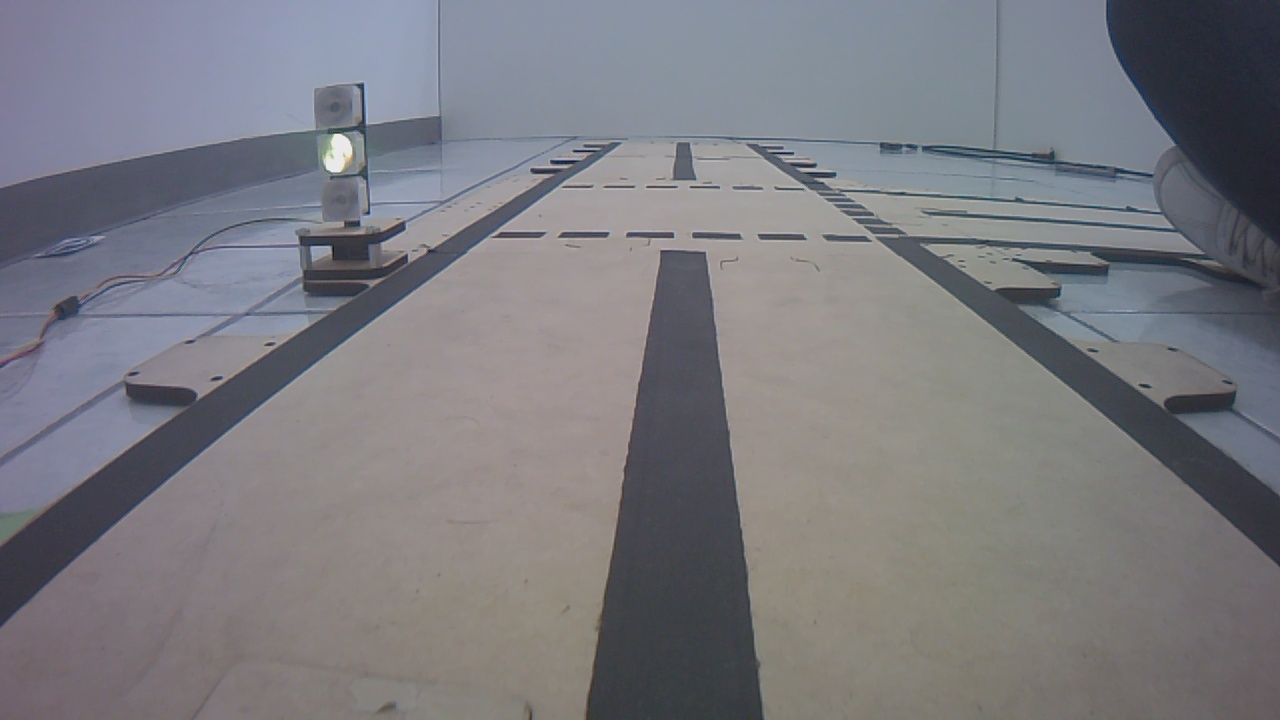
#> input picture Actividades/Batch_semaforo/Amarillo/Semaforo_164.jpg, 1280 x 720 px, found by its file name
$ python tracker1.py
#> lines starting #> are read from the running program, lines starting #| are printed output that depends on the picture; after the words box and inside, x2 and y2 are one past the last pixel; in counts of white or black regions, pixels touching at a corner belong together
from djitellopy import Tello
import cv2
import numpy as np

#HSV initial values, remember its a cilinder scale
#HSV es util para el machine vision por la escala y comportamiento
#H -> 180 = 360°
#S -> 255 = max
#V -> 255 = max

#Para la busqueda de colores lo mejor para usar son los rangos ya que varian mucho
#en los colores

#H_min , H_max = 0 , 180
#S_min , S_max = 0 , 255
#V_min , V_max = 0 , 255

#Conectar al dron: 'TELLO-F100BB'
#drone = Tello() #General el objeto
#drone.connect()

H_min , H_max = 0 , 255
S_min , S_max = 0 , 255
V_min , V_max = 0 , 255

init_Hmin , init_Hmax = 0 , 255
init_Smin , init_Smax = 0 , 255
init_Vmin , init_Vmax = 0 , 255
area_min = 50

#TrackBars Window
cv2.namedWindow('TrackBars')
cv2.resizeWindow('TrackBars' , 500 , 500)

def trackbar_cb(): pass

initial_speed = 20
speed = 0
cv2.createTrackbar('Speed' , 'TrackBars' , 0 , 100 , trackbar_cb) #Crear trackbar
cv2.createTrackbar('H_min' , 'TrackBars' , 0 , 180 , trackbar_cb)
cv2.createTrackbar('H_max' , 'TrackBars' , 0 , 180 , trackbar_cb)
cv2.createTrackbar('S_min' , 'TrackBars' , 0 , 255 , trackbar_cb)
cv2.createTrackbar('S_max' , 'TrackBars' , 0 , 255 , trackbar_cb)
cv2.createTrackbar('V_min' , 'TrackBars' , 0 , 255 , trackbar_cb)
cv2.createTrackbar('V_max' , 'TrackBars' , 0 , 255 , trackbar_cb)

cv2.setTrackbarPos('H_min' , 'TrackBars' , init_Hmin)
cv2.setTrackbarPos('H_max' , 'TrackBars' , init_Hmax)
cv2.setTrackbarPos('S_min' , 'TrackBars' , init_Smin)
cv2.setTrackbarPos('S_max' , 'TrackBars' , init_Smax)
cv2.setTrackbarPos('V_min' , 'TrackBars' , init_Vmin)
cv2.setTrackbarPos('V_max' , 'TrackBars' , init_Vmax)
cv2.setTrackbarPos('Speed' , 'TrackBars' , initial_speed)

def getContours(img ,img_tracking):
    #Con esta funcion obtenemos el contorno del objeto, la posicion del centro y el area
    global cx , cy , area
    contours , hierarchy = cv2.findContours (img , cv2.RETR_EXTERNAL , cv2.CHAIN_APPROX_SIMPLE)
    for cnt in contours:
        area = cv2.contourArea(cnt) #Encontramos el area
        print(area)
        if area > area_min:
            #En base a la imagen aproximamos la posicion del centro
            per = cv2.arcLength(cnt , True)
            aprox = cv2.approxPolyDP(cnt , 0.02* per , True)
            x , y , w ,h = cv2.boundingRect(aprox)
            cx = int(x + w/2) #Vertical del objeto
            cy = int(y + h/2) #Horizontal del centro

            #mostar informacion
            cv2.drawContours(img_tracking , cnt , -1 , (255 , 0 , 255) , 2)
            cv2.putText(img_tracking, 'cx', (20, 50), cv2.FONT_HERSHEY_TRIPLEX, 1, (0, 255, 0),3)
            cv2.putText(img_tracking, str(cx), (80, 50), cv2.FONT_HERSHEY_TRIPLEX, 1, (0, 255, 0),3)
            cv2.putText(img_tracking, 'cy', (20, 100), cv2.FONT_HERSHEY_TRIPLEX, 1, (0, 255, 0),3)
            cv2.putText(img_tracking, str(cy), (80, 100), cv2.FONT_HERSHEY_TRIPLEX, 1, (0, 255, 0),3)
            cv2.putText(img_tracking, 'Area', (20, 150), cv2.FONT_HERSHEY_TRIPLEX, 1, (0, 255, 0),3)
            cv2.putText(img_tracking, str(area), (80, 150), cv2.FONT_HERSHEY_TRIPLEX, 1, (0, 255, 0),3)

			#Control de movimiento
            print("Pos X: %i Pos Y: %i" % (cx ,cy))
        else:
            print("Objeto pequeño o parametros erroneos")

			#Trazar una linea media


def main():
    #Inicia su recorrido con la bandera y un despegue
    print("Main Program")
    #drone.takeoff()
    flag = False
    while True:
        #Dentro del ciclo enviamos informacion al dron respecto a sus movimientos y obtenemos los frames
        #drone.send_rc_control(drone.left_right_velocity, drone.for_back_velocity, drone.up_down_velocity, drone.yaw_velocity)
        #ret, img = capture.read()
        img = cv2.imread('/home/alexcarri/catkin_ws/src/actividades/Mod4/Amarillo/Semaforo_164.jpg')
#> img is the input picture: shape (720, 1280, 3); mean B, G, R 127.5, 122, 122.3
        #frame_read = drone.get_frame_read()
        #img = frame_read.frame
        img = cv2.resize(img ,(500 , 500))
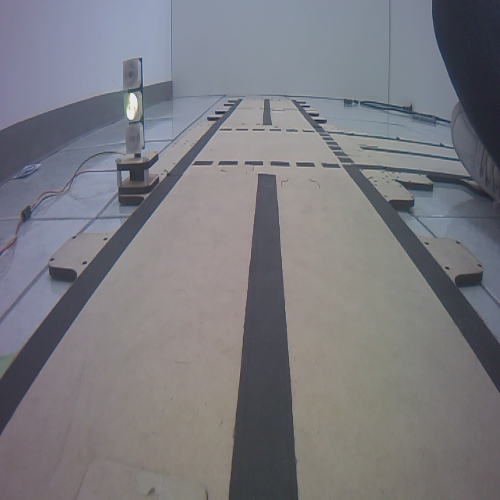
#> img: shape (500, 500, 3); mean B, G, R 127.4, 122, 122.2
        #Girar la imagen
        #img = cv2.flip(img , 1)#flip horizontal
        img_tracking = img.copy()

        #Cambiar escala de colores
        hsv_img = cv2.cvtColor(img , cv2.COLOR_BGR2HSV)
#> hsv_img: shape (500, 500, 3); mean H, S, V 83.3, 30, 132

        #Trackbars del filtro HSV
        H_min = cv2.getTrackbarPos('H_min' , 'TrackBars')
        H_max = cv2.getTrackbarPos('H_max' , 'TrackBars')
        S_min = cv2.getTrackbarPos('S_min' , 'TrackBars')
        S_max = cv2.getTrackbarPos('S_max' , 'TrackBars')
        V_min = cv2.getTrackbarPos('V_min' , 'TrackBars')
        V_max = cv2.getTrackbarPos('V_max' , 'TrackBars')

        hsv_min = np.array([H_min , S_min , V_min])
        hsv_max = np.array([H_max , S_max , V_max])

        hsv_min1 = np.array([0 , 0 , 192])
        hsv_max1 = np.array([180 , 255 , 255])

        inverse = cv2.bitwise_not(hsv_img)
#> inverse: shape (500, 500, 3); mean H, S, V 171.7, 225, 123

        mask = cv2.inRange(inverse , hsv_min , hsv_max)
#> mask: shape (500, 500); every value is 255
        contours , _ = cv2.findContours (mask , cv2.RETR_EXTERNAL , cv2.CHAIN_APPROX_SIMPLE)
#> contours = [[[0, 0], [0, 499], [499, 499], [499, 0]]]
        cv2.drawContours(img , contours , -1 , (0 , 255 , 0) , 2)
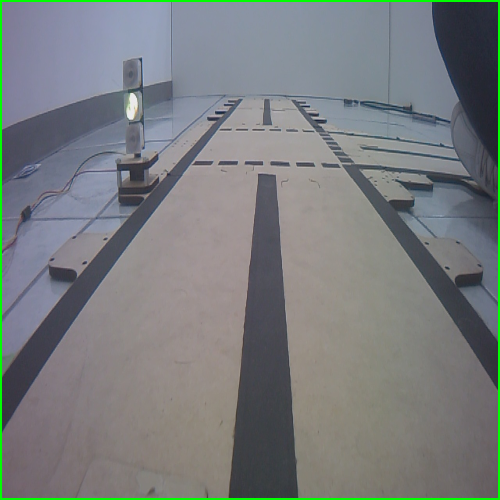
#> img: shape (500, 500, 3); 1.59% of pixels changed, all inside (x1, y1, x2, y2) = (0, 0, 500, 500)

        mask1 = cv2.inRange(hsv_img , hsv_min1 , hsv_max1)
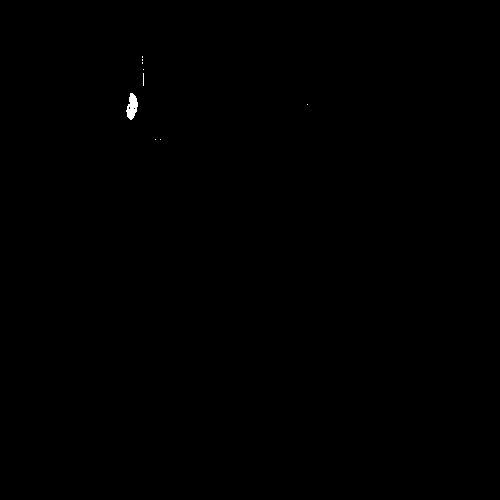
#> mask1: shape (500, 500); 0.09% white; 9 white regions (8 under 20 px)
        contours1 , _ = cv2.findContours (mask1 , cv2.RETR_EXTERNAL , cv2.CHAIN_APPROX_SIMPLE)
#> contours1 = 9 contours, 8 with area under 20; largest, box (x1, y1, x2, y2) and area: (126, 93, 138, 120) 179
        cv2.drawContours(img , contours1 , -1 , (0 , 255 , 0) , 2)
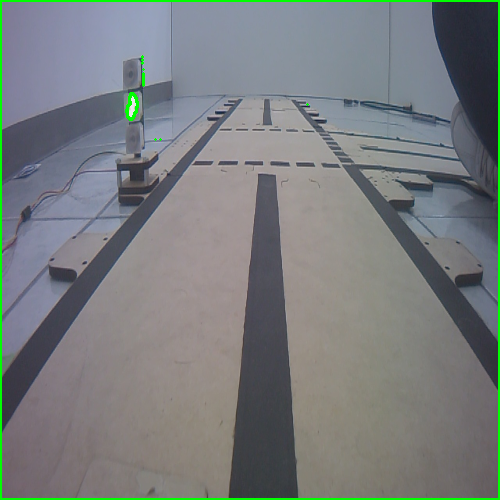
#> img: shape (500, 500, 3); 0.12% of pixels changed, all inside (x1, y1, x2, y2) = (125, 55, 309, 141)

        #resultMask = cv2.add(mask , mask1)
        inverse = cv2.bitwise_not(mask)
#> inverse: shape (500, 500); every value is 0
        resultMask = cv2.add(mask , mask1)

        mask1 = cv2.bitwise_and(img , img , mask = mask1)
#> mask1: shape (500, 500, 3)


        imgGray = cv2.cvtColor(mask1 , cv2.COLOR_BGR2GRAY)
        #getContours (imgGray , img)

        cv2.imshow("Frame" , img)
        cv2.imshow("Mask" , resultMask)


        # [13 lines of commented-out code are left out]

        if cv2.waitKey(1) & 0xFF == ord('t'): #Bandera para iniciar el tracking
#> (key Esc is pressed here)
            flag = True

        if flag:
            if cx < 250:#Movimiento en sentido del reloj en base a la ubicacion horizontal
                #drone.yaw_velocity = speed
                cv2.putText(img_tracking, 'Rotating CW', (20, 400), cv2.FONT_HERSHEY_TRIPLEX, 1, (0, 255, 0),3)

            elif cx > 250: #Movimiento contra reloj en base a la ubicacion horizontal
                #drone.yaw_velocity = -speed
                cv2.putText(img_tracking, 'Rotating CCW', (20, 400), cv2.FONT_HERSHEY_TRIPLEX, 1, (0, 255, 0),3)

        #Terminar el programa
        if cv2.waitKey(1) & 0xFF == ord('l'):
#> (key Esc is pressed here)
            flag = False
            #drone.land()
            print('Landing')
            cv2.destroyAllWindows()
            break

try:
    main()

except KeyboardInterrupt:
    print('KeyboardInterrupt exception is caught')
    #drone.land()
    print ('LANDING')
    #drone.streamoff()
    cv2.destroyAllWindows()

else:
    print('No exeptions are caught')

$ run again, with Actividades/Batch_semaforo/Amarillo/Semaforo_119.jpg copied over Actividades/Batch_semaforo/Amarillo/Semaforo_164.jpg
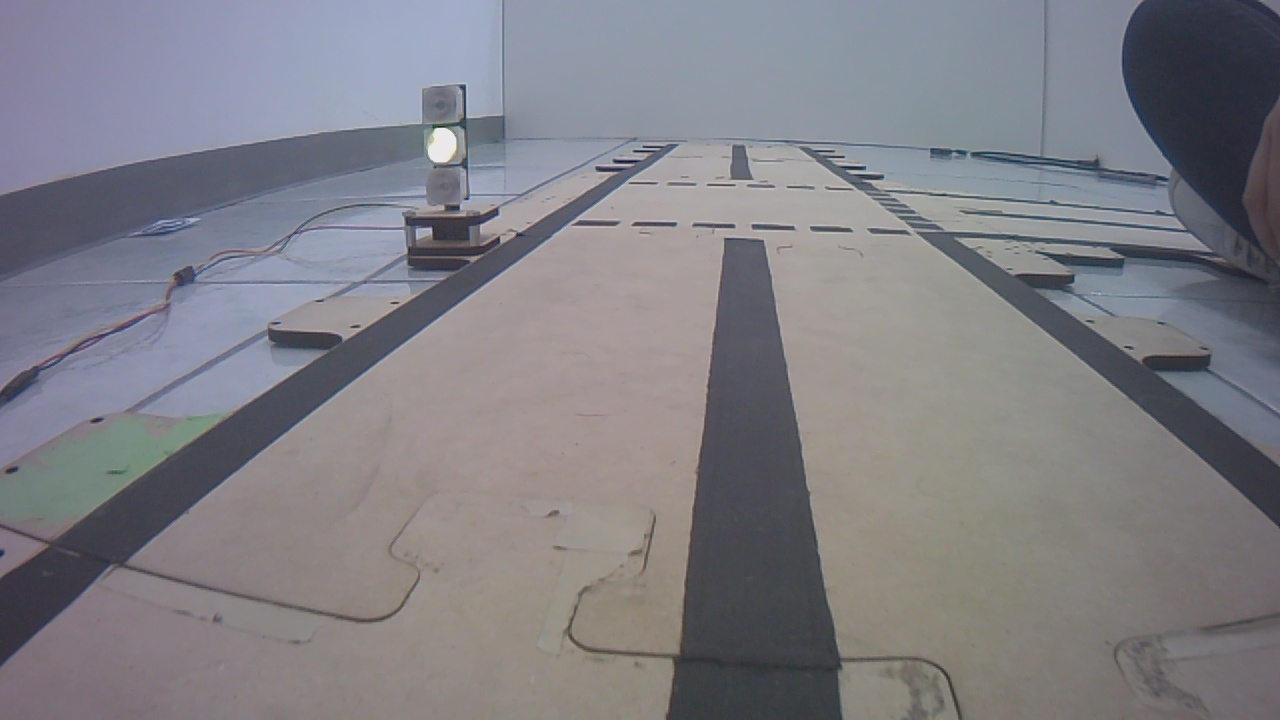
#> input picture Actividades/Batch_semaforo/Amarillo/Semaforo_119.jpg, 1280 x 720 px, found by its file name
#> in main, img is the input picture: shape (720, 1280, 3); mean B, G, R 132.4, 126.6, 127.4
#> hsv_img: shape (500, 500, 3); mean H, S, V 80.8, 30.1, 137.5
#> mask: shape (500, 500); every value is 255
#> contours = [[[0, 0], [0, 499], [499, 499], [499, 0]]]
#> in main, `mask1 = cv2.inRange(hsv_img , hsv_min1 , hsv_max1)`:
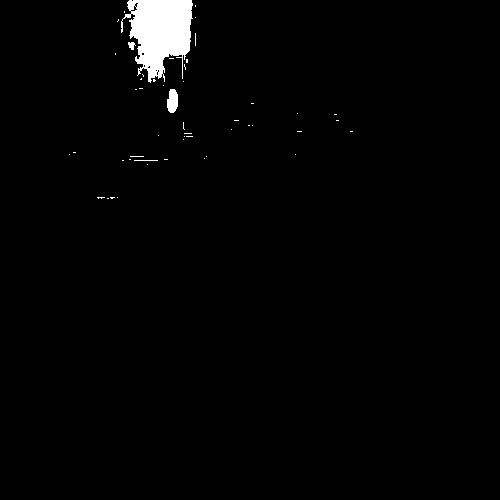
#> mask1: shape (500, 500); 1.7% white; 50 white regions (46 under 20 px)
#> contours1 = 50 contours, 47 with area under 20; largest, box (x1, y1, x2, y2) and area: (121, 0, 193, 83) 3590, (167, 89, 178, 113) 184, (128, 42, 136, 50) 28
#> in main, `cv2.drawContours(img , contours1 , -1 , (0 , 255 , 0) , 2)`:
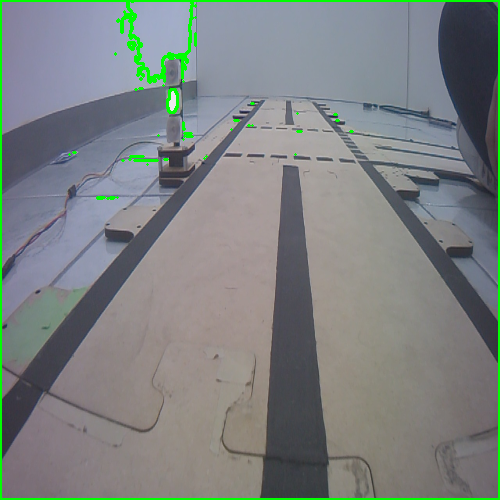
#> img: shape (500, 500, 3); mean B, G, R 128.9, 129.6, 124.3
